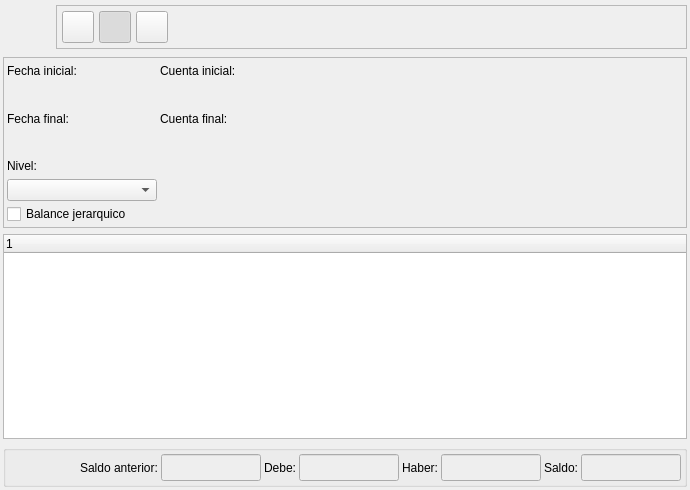
<?xml version="1.0" encoding="UTF-8"?>
<ui version="4.0">
 <author>Tomeu Borras Riera</author>
 <class>BalanceBase</class>
 <widget class="QWidget" name="BalanceBase">
  <property name="geometry">
   <rect>
    <x>0</x>
    <y>0</y>
    <width>690</width>
    <height>490</height>
   </rect>
  </property>
  <property name="sizePolicy">
   <sizepolicy hsizetype="Fixed" vsizetype="Fixed">
    <horstretch>0</horstretch>
    <verstretch>0</verstretch>
   </sizepolicy>
  </property>
  <property name="minimumSize">
   <size>
    <width>650</width>
    <height>450</height>
   </size>
  </property>
  <property name="windowTitle">
   <string>Balance de cuentas</string>
  </property>
  <property name="windowIcon">
   <iconset resource="../../../bulmages.qrc">
    <normaloff>:/BulmaCont32x32/images/png/i_balance.xpm</normaloff>:/BulmaCont32x32/images/png/i_balance.xpm</iconset>
  </property>
  <layout class="QVBoxLayout">
   <property name="spacing">
    <number>6</number>
   </property>
   <property name="margin">
    <number>3</number>
   </property>
   <item>
    <layout class="QHBoxLayout">
     <property name="spacing">
      <number>5</number>
     </property>
     <property name="margin">
      <number>0</number>
     </property>
     <item>
      <widget class="QLabel" name="pixmapLabel1">
       <property name="sizePolicy">
        <sizepolicy hsizetype="Fixed" vsizetype="Fixed">
         <horstretch>0</horstretch>
         <verstretch>0</verstretch>
        </sizepolicy>
       </property>
       <property name="minimumSize">
        <size>
         <width>48</width>
         <height>48</height>
        </size>
       </property>
       <property name="maximumSize">
        <size>
         <width>48</width>
         <height>48</height>
        </size>
       </property>
       <property name="pixmap">
        <pixmap resource="../../../bulmages.qrc">:/BulmaCont32x32/images/png/i_balance.xpm</pixmap>
       </property>
       <property name="scaledContents">
        <bool>true</bool>
       </property>
      </widget>
     </item>
     <item>
      <widget class="QFrame" name="frame_3">
       <property name="sizePolicy">
        <sizepolicy hsizetype="Expanding" vsizetype="Fixed">
         <horstretch>0</horstretch>
         <verstretch>3</verstretch>
        </sizepolicy>
       </property>
       <property name="frameShape">
        <enum>QFrame::StyledPanel</enum>
       </property>
       <property name="frameShadow">
        <enum>QFrame::Raised</enum>
       </property>
       <layout class="QGridLayout">
        <property name="margin">
         <number>5</number>
        </property>
        <property name="spacing">
         <number>5</number>
        </property>
        <item row="0" column="2">
         <widget class="QToolButton" name="mui_filtrar">
          <property name="minimumSize">
           <size>
            <width>32</width>
            <height>32</height>
           </size>
          </property>
          <property name="maximumSize">
           <size>
            <width>32</width>
            <height>32</height>
           </size>
          </property>
          <property name="toolTip">
           <string>Filtrar balance</string>
          </property>
          <property name="whatsThis">
           <string>Filtrar balance</string>
          </property>
          <property name="text">
           <string/>
          </property>
          <property name="icon">
           <iconset resource="../../../bulmages.qrc">
            <normaloff>:/Images/edit-find.png</normaloff>:/Images/edit-find.png</iconset>
          </property>
          <property name="iconSize">
           <size>
            <width>22</width>
            <height>32</height>
           </size>
          </property>
          <property name="shortcut">
           <string>Ctrl+F</string>
          </property>
          <property name="checkable">
           <bool>true</bool>
          </property>
          <property name="checked">
           <bool>true</bool>
          </property>
         </widget>
        </item>
        <item row="0" column="4">
         <spacer>
          <property name="orientation">
           <enum>Qt::Horizontal</enum>
          </property>
          <property name="sizeType">
           <enum>QSizePolicy::Expanding</enum>
          </property>
          <property name="sizeHint" stdset="0">
           <size>
            <width>52</width>
            <height>25</height>
           </size>
          </property>
         </spacer>
        </item>
        <item row="0" column="3">
         <widget class="QToolButton" name="mui_actualizar">
          <property name="minimumSize">
           <size>
            <width>32</width>
            <height>32</height>
           </size>
          </property>
          <property name="maximumSize">
           <size>
            <width>32</width>
            <height>32</height>
           </size>
          </property>
          <property name="toolTip">
           <string>Actualizar balance</string>
          </property>
          <property name="whatsThis">
           <string>Actualizar balance</string>
          </property>
          <property name="text">
           <string/>
          </property>
          <property name="icon">
           <iconset resource="../../../bulmages.qrc">
            <normaloff>:/Images/view-refresh.png</normaloff>:/Images/view-refresh.png</iconset>
          </property>
          <property name="iconSize">
           <size>
            <width>22</width>
            <height>22</height>
           </size>
          </property>
          <property name="shortcut">
           <string>F5</string>
          </property>
          <property name="checkable">
           <bool>false</bool>
          </property>
          <property name="checked">
           <bool>false</bool>
          </property>
         </widget>
        </item>
        <item row="0" column="1">
         <widget class="QToolButton" name="mui_imprimir">
          <property name="minimumSize">
           <size>
            <width>32</width>
            <height>32</height>
           </size>
          </property>
          <property name="maximumSize">
           <size>
            <width>32</width>
            <height>32</height>
           </size>
          </property>
          <property name="toolTip">
           <string>Imprimir balance</string>
          </property>
          <property name="whatsThis">
           <string>Imprimir balance</string>
          </property>
          <property name="text">
           <string/>
          </property>
          <property name="icon">
           <iconset resource="../../../bulmages.qrc">
            <normaloff>:/Images/document-print.png</normaloff>:/Images/document-print.png</iconset>
          </property>
          <property name="iconSize">
           <size>
            <width>22</width>
            <height>22</height>
           </size>
          </property>
          <property name="shortcut">
           <string>Ctrl+P</string>
          </property>
         </widget>
        </item>
       </layout>
      </widget>
     </item>
    </layout>
   </item>
   <item>
    <widget class="QFrame" name="frame">
     <property name="frameShape">
      <enum>QFrame::StyledPanel</enum>
     </property>
     <property name="frameShadow">
      <enum>QFrame::Raised</enum>
     </property>
     <layout class="QGridLayout">
      <property name="margin">
       <number>3</number>
      </property>
      <property name="spacing">
       <number>3</number>
      </property>
      <item row="0" column="0">
       <widget class="QLabel" name="TextLabel1_2_2">
        <property name="sizePolicy">
         <sizepolicy hsizetype="Fixed" vsizetype="Fixed">
          <horstretch>0</horstretch>
          <verstretch>0</verstretch>
         </sizepolicy>
        </property>
        <property name="text">
         <string>Fecha inicial:</string>
        </property>
       </widget>
      </item>
      <item row="0" column="1">
       <widget class="QLabel" name="TextLabel1_3">
        <property name="text">
         <string>Cuenta inicial:</string>
        </property>
       </widget>
      </item>
      <item row="0" column="2">
       <spacer>
        <property name="orientation">
         <enum>Qt::Horizontal</enum>
        </property>
        <property name="sizeHint" stdset="0">
         <size>
          <width>241</width>
          <height>20</height>
         </size>
        </property>
       </spacer>
      </item>
      <item row="1" column="0">
       <widget class="BlDateSearch" name="m_fechainicial1" native="true">
        <property name="sizePolicy">
         <sizepolicy hsizetype="Fixed" vsizetype="Fixed">
          <horstretch>0</horstretch>
          <verstretch>0</verstretch>
         </sizepolicy>
        </property>
        <property name="minimumSize">
         <size>
          <width>100</width>
          <height>20</height>
         </size>
        </property>
       </widget>
      </item>
      <item row="1" column="1" colspan="2">
       <widget class="BlSearchWidget" name="m_codigoinicial" native="true">
        <property name="minimumSize">
         <size>
          <width>100</width>
          <height>20</height>
         </size>
        </property>
       </widget>
      </item>
      <item row="2" column="0">
       <widget class="QLabel" name="TextLabel1_2_2_2">
        <property name="text">
         <string>Fecha final:</string>
        </property>
       </widget>
      </item>
      <item row="2" column="1">
       <widget class="QLabel" name="TextLabel1_3_2">
        <property name="text">
         <string>Cuenta final:</string>
        </property>
       </widget>
      </item>
      <item row="2" column="2">
       <spacer>
        <property name="orientation">
         <enum>Qt::Horizontal</enum>
        </property>
        <property name="sizeHint" stdset="0">
         <size>
          <width>241</width>
          <height>23</height>
         </size>
        </property>
       </spacer>
      </item>
      <item row="3" column="0">
       <widget class="BlDateSearch" name="m_fechafinal1" native="true">
        <property name="sizePolicy">
         <sizepolicy hsizetype="Fixed" vsizetype="Fixed">
          <horstretch>0</horstretch>
          <verstretch>0</verstretch>
         </sizepolicy>
        </property>
        <property name="minimumSize">
         <size>
          <width>100</width>
          <height>20</height>
         </size>
        </property>
       </widget>
      </item>
      <item row="3" column="1">
       <widget class="BlSearchWidget" name="m_codigofinal" native="true">
        <property name="sizePolicy">
         <sizepolicy hsizetype="Fixed" vsizetype="Fixed">
          <horstretch>0</horstretch>
          <verstretch>0</verstretch>
         </sizepolicy>
        </property>
        <property name="minimumSize">
         <size>
          <width>100</width>
          <height>20</height>
         </size>
        </property>
       </widget>
      </item>
      <item row="4" column="0">
       <widget class="QLabel" name="textLabel1_2">
        <property name="text">
         <string>Nivel:</string>
        </property>
        <property name="alignment">
         <set>Qt::AlignLeading|Qt::AlignLeft|Qt::AlignVCenter</set>
        </property>
       </widget>
      </item>
      <item row="4" column="2">
       <spacer>
        <property name="orientation">
         <enum>Qt::Horizontal</enum>
        </property>
        <property name="sizeHint" stdset="0">
         <size>
          <width>241</width>
          <height>20</height>
         </size>
        </property>
       </spacer>
      </item>
      <item row="5" column="0">
       <widget class="QComboBox" name="combonivel">
        <property name="minimumSize">
         <size>
          <width>150</width>
          <height>0</height>
         </size>
        </property>
       </widget>
      </item>
      <item row="5" column="2">
       <spacer>
        <property name="orientation">
         <enum>Qt::Horizontal</enum>
        </property>
        <property name="sizeHint" stdset="0">
         <size>
          <width>261</width>
          <height>20</height>
         </size>
        </property>
       </spacer>
      </item>
      <item row="6" column="0">
       <widget class="QCheckBox" name="checksuperiores">
        <property name="text">
         <string>Balance jerarquico</string>
        </property>
       </widget>
      </item>
     </layout>
    </widget>
   </item>
   <item>
    <widget class="QTreeWidget" name="mui_list">
     <column>
      <property name="text">
       <string>1</string>
      </property>
     </column>
    </widget>
   </item>
   <item>
    <widget class="QGroupBox" name="groupBox_2">
     <layout class="QGridLayout">
      <property name="margin">
       <number>3</number>
      </property>
      <property name="spacing">
       <number>3</number>
      </property>
      <item row="0" column="9">
       <widget class="QLineEdit" name="totalsaldo">
        <property name="sizePolicy">
         <sizepolicy hsizetype="Fixed" vsizetype="Fixed">
          <horstretch>0</horstretch>
          <verstretch>0</verstretch>
         </sizepolicy>
        </property>
        <property name="minimumSize">
         <size>
          <width>100</width>
          <height>0</height>
         </size>
        </property>
        <property name="palette">
         <palette>
          <active>
           <colorrole role="Base">
            <brush brushstyle="SolidPattern">
             <color alpha="255">
              <red>238</red>
              <green>238</green>
              <blue>238</blue>
             </color>
            </brush>
           </colorrole>
          </active>
          <inactive>
           <colorrole role="Base">
            <brush brushstyle="SolidPattern">
             <color alpha="255">
              <red>238</red>
              <green>238</green>
              <blue>238</blue>
             </color>
            </brush>
           </colorrole>
          </inactive>
          <disabled>
           <colorrole role="Base">
            <brush brushstyle="SolidPattern">
             <color alpha="255">
              <red>255</red>
              <green>255</green>
              <blue>255</blue>
             </color>
            </brush>
           </colorrole>
          </disabled>
         </palette>
        </property>
        <property name="font">
         <font>
          <pointsize>12</pointsize>
          <weight>75</weight>
          <bold>true</bold>
         </font>
        </property>
        <property name="alignment">
         <set>Qt::AlignRight|Qt::AlignTrailing|Qt::AlignVCenter</set>
        </property>
       </widget>
      </item>
      <item row="0" column="0">
       <spacer>
        <property name="orientation">
         <enum>Qt::Horizontal</enum>
        </property>
        <property name="sizeHint" stdset="0">
         <size>
          <width>40</width>
          <height>20</height>
         </size>
        </property>
       </spacer>
      </item>
      <item row="0" column="5">
       <widget class="QLineEdit" name="totaldebe">
        <property name="sizePolicy">
         <sizepolicy hsizetype="Fixed" vsizetype="Fixed">
          <horstretch>0</horstretch>
          <verstretch>0</verstretch>
         </sizepolicy>
        </property>
        <property name="minimumSize">
         <size>
          <width>100</width>
          <height>0</height>
         </size>
        </property>
        <property name="palette">
         <palette>
          <active>
           <colorrole role="Base">
            <brush brushstyle="SolidPattern">
             <color alpha="255">
              <red>238</red>
              <green>238</green>
              <blue>238</blue>
             </color>
            </brush>
           </colorrole>
          </active>
          <inactive>
           <colorrole role="Base">
            <brush brushstyle="SolidPattern">
             <color alpha="255">
              <red>238</red>
              <green>238</green>
              <blue>238</blue>
             </color>
            </brush>
           </colorrole>
          </inactive>
          <disabled>
           <colorrole role="Base">
            <brush brushstyle="SolidPattern">
             <color alpha="255">
              <red>255</red>
              <green>255</green>
              <blue>255</blue>
             </color>
            </brush>
           </colorrole>
          </disabled>
         </palette>
        </property>
        <property name="font">
         <font>
          <pointsize>12</pointsize>
          <weight>75</weight>
          <bold>true</bold>
         </font>
        </property>
        <property name="alignment">
         <set>Qt::AlignRight|Qt::AlignTrailing|Qt::AlignVCenter</set>
        </property>
       </widget>
      </item>
      <item row="0" column="8">
       <widget class="QLabel" name="label">
        <property name="text">
         <string>Saldo:</string>
        </property>
       </widget>
      </item>
      <item row="0" column="7">
       <widget class="QLineEdit" name="totalhaber">
        <property name="sizePolicy">
         <sizepolicy hsizetype="Fixed" vsizetype="Fixed">
          <horstretch>0</horstretch>
          <verstretch>0</verstretch>
         </sizepolicy>
        </property>
        <property name="minimumSize">
         <size>
          <width>100</width>
          <height>0</height>
         </size>
        </property>
        <property name="palette">
         <palette>
          <active>
           <colorrole role="Base">
            <brush brushstyle="SolidPattern">
             <color alpha="255">
              <red>238</red>
              <green>238</green>
              <blue>238</blue>
             </color>
            </brush>
           </colorrole>
          </active>
          <inactive>
           <colorrole role="Base">
            <brush brushstyle="SolidPattern">
             <color alpha="255">
              <red>238</red>
              <green>238</green>
              <blue>238</blue>
             </color>
            </brush>
           </colorrole>
          </inactive>
          <disabled>
           <colorrole role="Base">
            <brush brushstyle="SolidPattern">
             <color alpha="255">
              <red>255</red>
              <green>255</green>
              <blue>255</blue>
             </color>
            </brush>
           </colorrole>
          </disabled>
         </palette>
        </property>
        <property name="font">
         <font>
          <pointsize>12</pointsize>
          <weight>75</weight>
          <bold>true</bold>
         </font>
        </property>
        <property name="alignment">
         <set>Qt::AlignRight|Qt::AlignTrailing|Qt::AlignVCenter</set>
        </property>
       </widget>
      </item>
      <item row="0" column="6">
       <widget class="QLabel" name="label_2">
        <property name="text">
         <string>Haber:</string>
        </property>
       </widget>
      </item>
      <item row="0" column="3">
       <widget class="QLineEdit" name="totalsaldoant">
        <property name="sizePolicy">
         <sizepolicy hsizetype="Fixed" vsizetype="Fixed">
          <horstretch>0</horstretch>
          <verstretch>0</verstretch>
         </sizepolicy>
        </property>
        <property name="minimumSize">
         <size>
          <width>100</width>
          <height>0</height>
         </size>
        </property>
        <property name="palette">
         <palette>
          <active>
           <colorrole role="Base">
            <brush brushstyle="SolidPattern">
             <color alpha="255">
              <red>238</red>
              <green>238</green>
              <blue>238</blue>
             </color>
            </brush>
           </colorrole>
          </active>
          <inactive>
           <colorrole role="Base">
            <brush brushstyle="SolidPattern">
             <color alpha="255">
              <red>238</red>
              <green>238</green>
              <blue>238</blue>
             </color>
            </brush>
           </colorrole>
          </inactive>
          <disabled>
           <colorrole role="Base">
            <brush brushstyle="SolidPattern">
             <color alpha="255">
              <red>255</red>
              <green>255</green>
              <blue>255</blue>
             </color>
            </brush>
           </colorrole>
          </disabled>
         </palette>
        </property>
        <property name="font">
         <font>
          <pointsize>12</pointsize>
          <weight>75</weight>
          <bold>true</bold>
         </font>
        </property>
        <property name="alignment">
         <set>Qt::AlignRight|Qt::AlignTrailing|Qt::AlignVCenter</set>
        </property>
       </widget>
      </item>
      <item row="0" column="2">
       <widget class="QLabel" name="TextLabel2">
        <property name="frameShape">
         <enum>QFrame::NoFrame</enum>
        </property>
        <property name="frameShadow">
         <enum>QFrame::Plain</enum>
        </property>
        <property name="text">
         <string>Saldo anterior:</string>
        </property>
       </widget>
      </item>
      <item row="0" column="4">
       <widget class="QLabel" name="label_3">
        <property name="text">
         <string>Debe:</string>
        </property>
       </widget>
      </item>
      <item row="0" column="1">
       <spacer>
        <property name="orientation">
         <enum>Qt::Horizontal</enum>
        </property>
        <property name="sizeType">
         <enum>QSizePolicy::Preferred</enum>
        </property>
        <property name="sizeHint" stdset="0">
         <size>
          <width>200</width>
          <height>16</height>
         </size>
        </property>
       </spacer>
      </item>
     </layout>
    </widget>
   </item>
  </layout>
 </widget>
 <layoutdefault spacing="3" margin="3"/>
 <customwidgets>
  <customwidget>
   <class>BlDateSearch</class>
   <extends>QWidget</extends>
   <header>bldatesearch.h</header>
  </customwidget>
  <customwidget>
   <class>BlSearchWidget</class>
   <extends>QWidget</extends>
   <header>blsearchwidget.h</header>
   <container>1</container>
  </customwidget>
 </customwidgets>
 <tabstops>
  <tabstop>mui_imprimir</tabstop>
  <tabstop>mui_filtrar</tabstop>
  <tabstop>mui_actualizar</tabstop>
  <tabstop>combonivel</tabstop>
  <tabstop>checksuperiores</tabstop>
  <tabstop>mui_list</tabstop>
 </tabstops>
 <resources>
  <include location="../../../bulmages.qrc"/>
  <include location="../../../bulmages.qrc"/>
 </resources>
 <connections>
  <connection>
   <sender>mui_filtrar</sender>
   <signal>toggled(bool)</signal>
   <receiver>frame</receiver>
   <slot>setShown(bool)</slot>
   <hints>
    <hint type="sourcelabel">
     <x>160</x>
     <y>35</y>
    </hint>
    <hint type="destinationlabel">
     <x>152</x>
     <y>63</y>
    </hint>
   </hints>
  </connection>
 </connections>
</ui>
